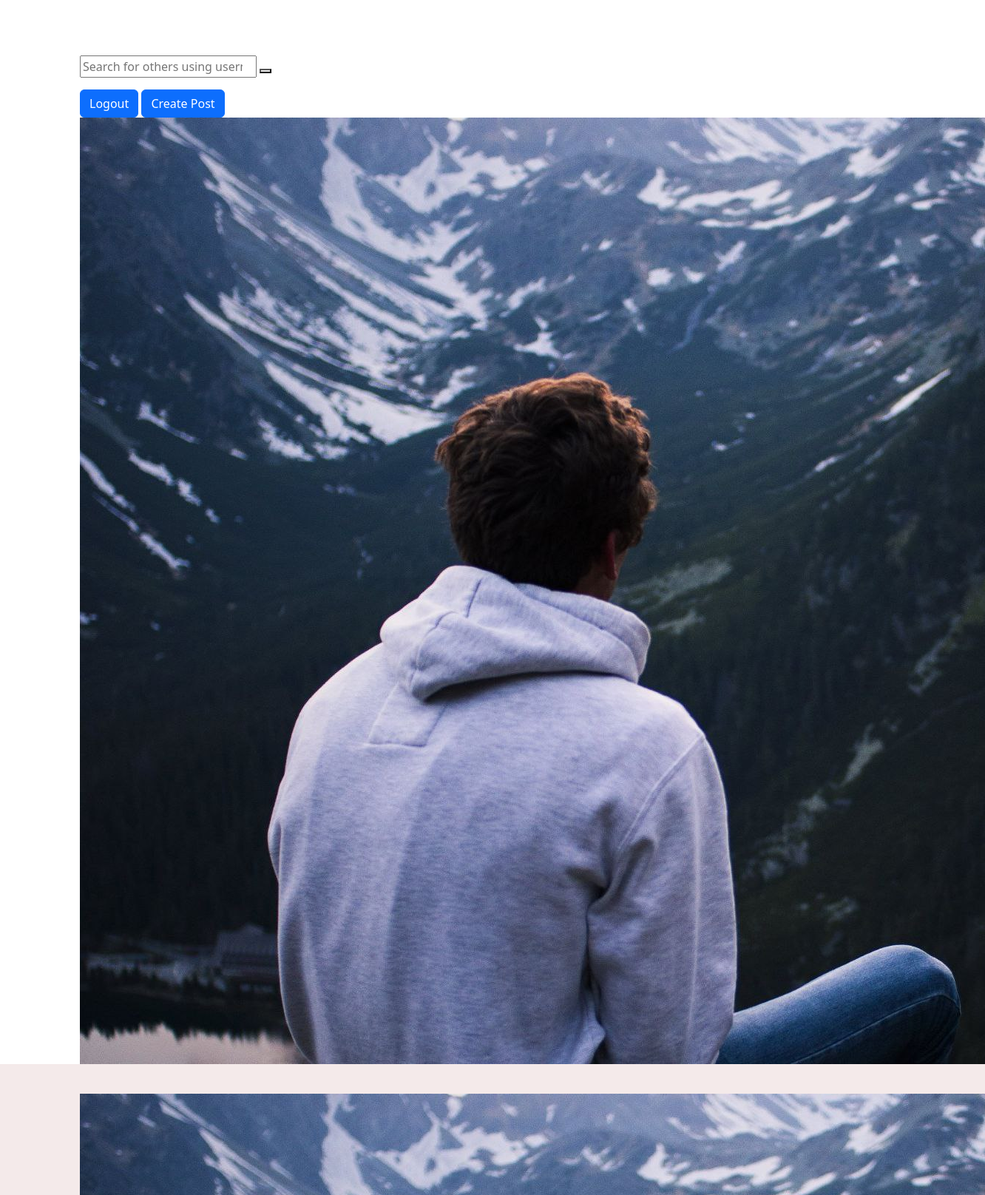
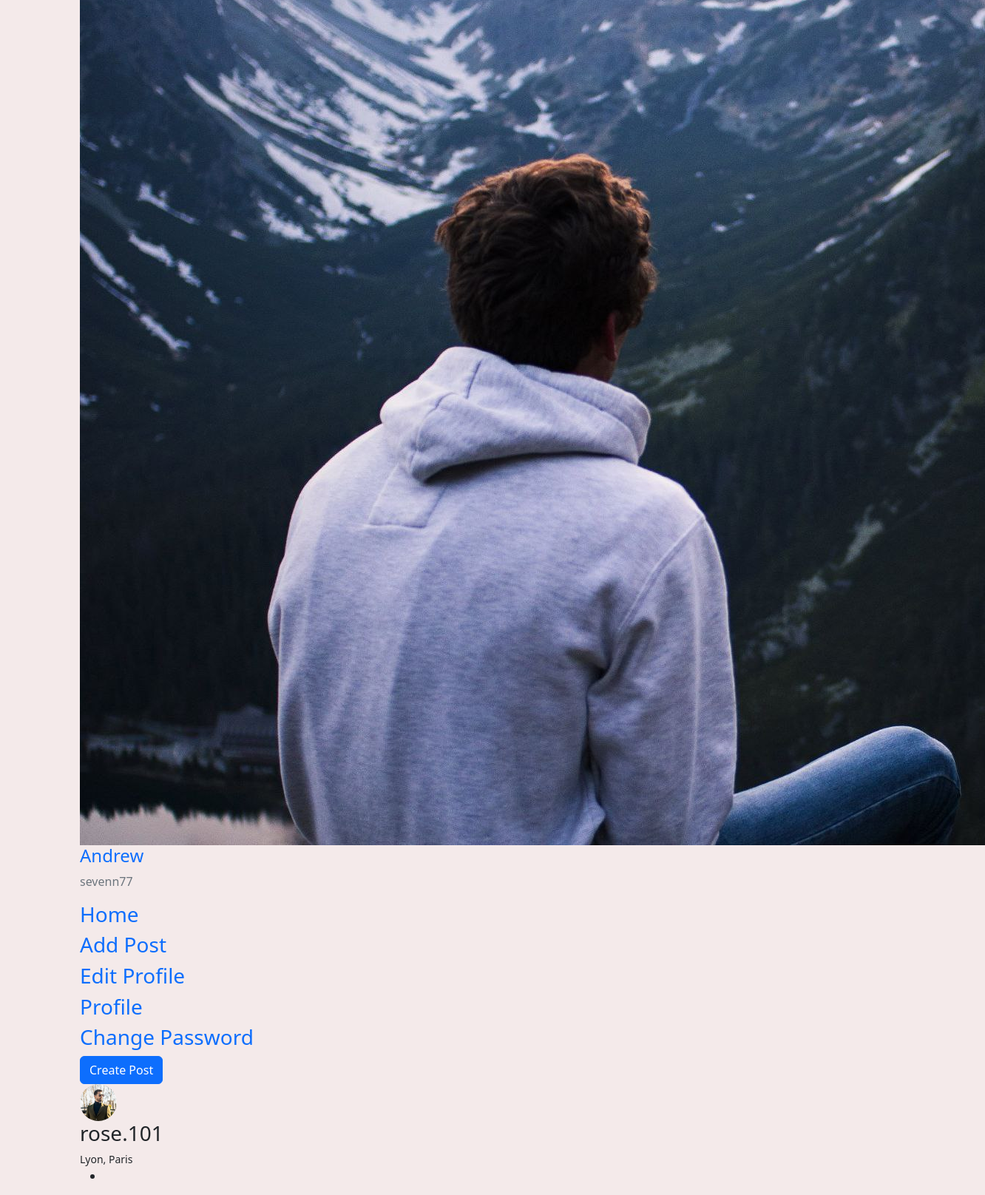
Screenshot of / (signed in, upper part) with the database file from the repository (2 pictures, top to bottom).
### base/models.py (models this page shows, shortened)
class Profile(models.Model):
    user = models.OneToOneField(User,null=True,on_delete=models.CASCADE)
    description = models.TextField(blank=True)
    first_name = models.TextField(blank=True)
    last_name = models.TextField(blank=True)
    username = models.TextField(blank=True)
    profileimg = models.ImageField(upload_to='profile_images', default='blank-profile-picture.png')
    def __str__(self):
        return str(self.user)  # Возвращаем строковое представление пользователя

class Post(models.Model):
    title = models.CharField(max_length=255)
    image = models.ImageField(null=True, blank=True, upload_to="images/")
    title_tag = models.CharField(max_length=255, default="")
    author = models.ForeignKey(Profile, on_delete=models.CASCADE)
    caption = RichTextField(blank=True, null=True)
    post_date = models.DateField(auto_now_add=True)
    location = models.CharField(max_length=255, default="")
    no_of_likes = models.IntegerField(default=0)
    def get_owner_pp(self):
        return self.author.profileimg.url  # Возвращаем URL изображения профиля автора поста
    def profileid(self):
        return self.author.user.id  # Возвращаем идентификатор пользователя автора поста

### base/views.py (the view)
# urls.py: path('', views.home,name='home'),
@login_required(login_url='signup')
def home(request):
    user_object = User.objects.get(username=request.user.username)
    user_profile = Profile.objects.get(user=user_object)
    all_users = User.objects.all()
    all_posts = Post.objects.all()
    all_profile = Profile.objects.all()
    count_posts = len(all_posts)
    my_user = [user_profile]
    suggestion_users = []
    for user in all_profile:
        if user not in my_user:
            suggestion_users.append(user)
    random.shuffle(suggestion_users)
    context = {
        'user_object': user_object,
        'user_profile': user_profile,
        'all_users': all_users,
        'all_posts': all_posts,
        'all_profile': all_profile,
        'count_posts': count_posts,
        'suggestion_users': suggestion_users,
    }
    return render(request, "base/home.html", context)

### base/templates/base/home.html (shortened to what this page needs)
{% load static %}
{% block styles %}
<link rel="stylesheet" href="{% static 'styles/home.scss' %}" />
<link rel="stylesheet" href="https://unicons.iconscout.com/release/v2.1.6/css/unicons.css">
 <link rel="stylesheet" href="https://cdnjs.cloudflare.com/ajax/libs/font-awesome/6.2.0/css/all.min.css" />
{% endblock %}
{% block content %}
<nav>
  <div class="container">
    <div class="log">
    </div>
    <form action="/search" method="POST">
      <div class="search-bar">
          <input type="search" placeholder="Search for others using username" name="username">
          <button type="submit"> </button>
      </div>
      </form>
      <div class="create">
        {% if user.is_authenticated %}
        <button class="btn btn-primary">
            <a href="{% url 'logout' %}" style="color: #fff;text-decoration: none;">Logout</a>
         </button>
       {% endif %}
         <button class="btn btn-primary">
            <a href="{% url 'add_post' %}" style="color: #fff;text-decoration: none;">Create Post</a>
         </button>
          <div class="profile-photo" style="cursor:pointer;">
            <a class="profile" href="{% url 'show_profile_page' user.profile.id %}" style="text-decoration: none;">
           <img src="{{user_profile.profileimg.url}}" alt="profile-photo">
            </a>
         </div>
      </div>
  </div>
</nav>
<main style="background-color:rgb(244, 234, 234); padding-top: 40px;">
  <div class="container">
      <div class="left">
        {% if user.is_authenticated %}
         <a class="profile" href="{% url 'show_profile_page' user.profile.id %}" style="text-decoration: none;">
          <div class="profile-photo" style="cursor:pointer;">
          <img src="{{user_profile.profileimg.url}}" alt="profile-1">
          </div>
          <div class="handle">
              <h4 style="text-decoration: none;">{{user_profile.first_name}}</h4>
              <p class="text-muted">
                {{user_profile.username}}
              </p>
          </div>
         </a>
         {% endif %}
         <div class="sidebar">
          <a class="menu-item active" href="{% url 'home' %}" style="text-decoration: none;">
              <span></span><h3>Home</h3>
          </a>
          <a class="menu-item" href="{% url 'add_post' %}" style="text-decoration: none;">
              <span></span><h3>
                Add Post
            </h3>
          </a>
              <a class="menu-item" href="{% url 'edit_profile_page' user.profile.id %}" style="text-decoration: none;">
              <h3>Edit Profile</h3>
              </a>
              <a class="menu-item" href="{% url 'show_profile_page' user.profile.id %}" style="text-decoration: none;">
              <span></span><h3>Profile</h3>
              </a>
              <a class="menu-item" href="/password" style="text-decoration: none;">
                <span></span><h3>Change Password</h3>
                </a>
         </div>
         <button class="btn btn-primary">
            <a href="{% url 'add_post' %}" style="color: #fff;text-decoration: none;">Create Post</a>
         </button>
      </div>
      <div class="middle">
          <div class="feeds">
              {% if count_posts == 0  %}
              <div class="empty-state">
                <div class="empty-state__content">
                  <div class="empty-state__icon">
                    <img src="{% static 'images/home/not-found.webp' %}" alt="">
                  </div>
                  <div class="empty-state__message" style="color: #9a35dd;font-weight: bold;font-size: 30px; text-align: center;">No posts has been added yet.</div>
                  <br/><br/><br/>
                </div>
              </div>
              {% else %}
              {% for post in all_posts reversed %}
              <div class="feed">
                  <div class="head">
                      <div class="user">
                          <div class="profile-photo" style="width: 50px; height: 50px; border-radius: 50%; overflow: hidden;">
                            <a href="{% url 'show_profile_page' post.profileid %}">
                              <img src="{{ post.get_owner_pp }}" alt="profile-13" style="width:50px;">
                            </a>
                          </div>
                          <div class="ingo">
                              <h3>{{ post.author }}</h3>
                              <small>{{ post.location }}</small>
                          </div>
                      </div>
                      <span class="edit">
                            <ul>
                                <li>
                              </li>
                            </ul>
                      </span>
                  </div>
</div>
{% endfor %}
{% endif %}
</div>
</div>
  </div>
</main>
{% endblock %}

### rows the page displays
Profile: profileimg (picture), first_name "Andrew", username "sevenn77"
Post: get_owner_pp (picture), author "rose.101", location "Lyon, Paris"
